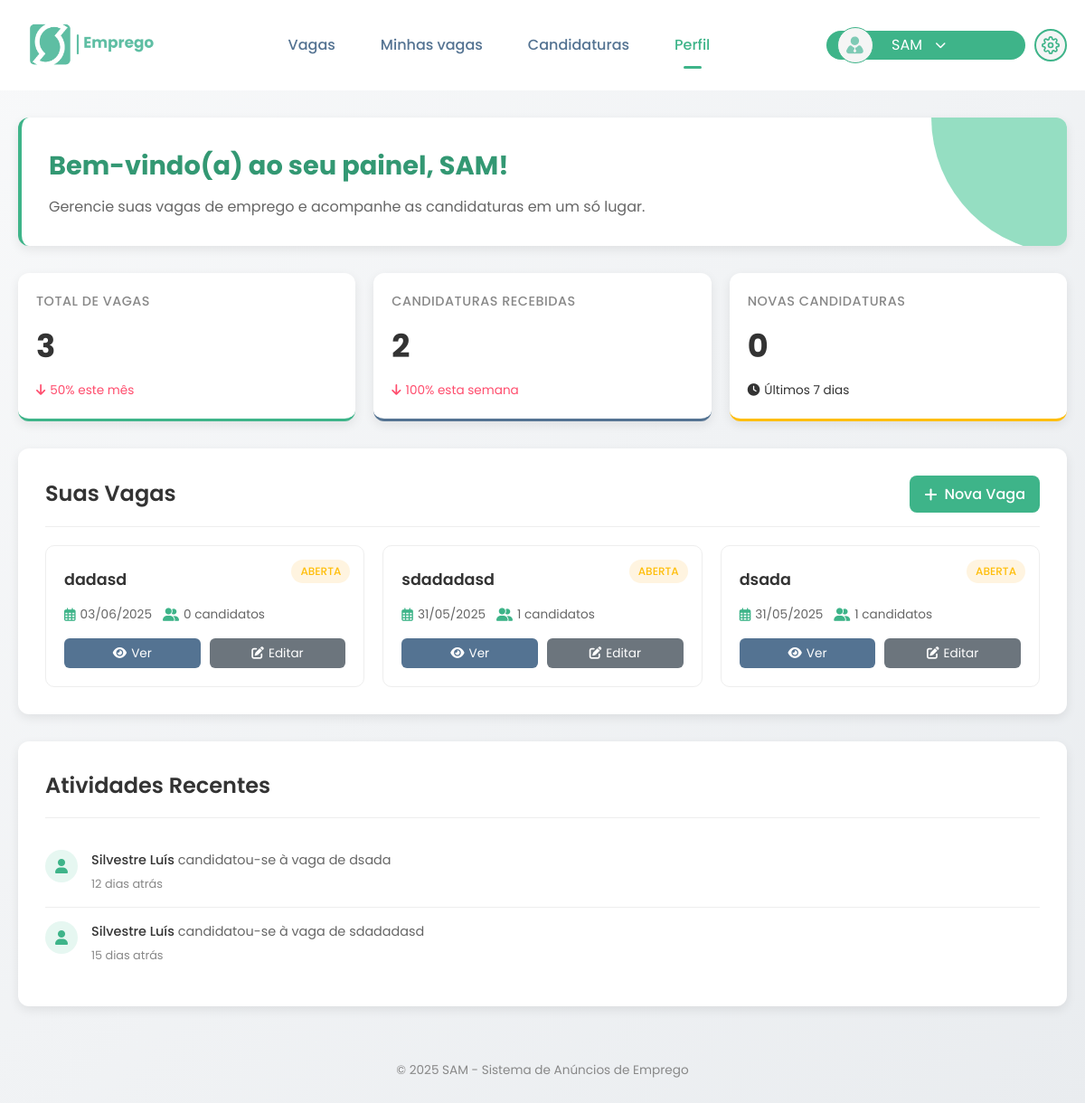
The page /Sam_emprego/painel_empresa.php (signed in) on the database its author committed.
### tables this page shows
CREATE TABLE `empresas_recrutamento` (
  `id` int(11) NOT NULL,
  `nome` varchar(255) NOT NULL,
  `logo` varchar(255) DEFAULT NULL,
  `email` varchar(255) NOT NULL,
  `senha` varchar(255) NOT NULL,
  `telefone` varchar(20) DEFAULT NULL,
  `endereco` varchar(255) DEFAULT NULL,
  `descricao` text DEFAULT NULL,
  `setor` varchar(100) DEFAULT NULL,
  `tamanho` varchar(50) DEFAULT NULL,
  `website` varchar(255) DEFAULT NULL,
  `data_registro` timestamp NOT NULL DEFAULT current_timestamp(),
  `status` enum('Ativo','Inativo','Pendente') DEFAULT 'Ativo'
);

CREATE TABLE `vagas` (
  `id` int(11) NOT NULL,
  `empresa_id` int(11) NOT NULL,
  `titulo` varchar(255) NOT NULL,
  `descricao` text NOT NULL,
  `requisitos` text DEFAULT NULL,
  `departamento` varchar(100) DEFAULT NULL,
  `localizacao` varchar(255) DEFAULT NULL,
  `tipo_contrato` varchar(50) NOT NULL,
  `salario_min` decimal(10,2) DEFAULT NULL,
  `salario_max` decimal(10,2) DEFAULT NULL,
  `data_publicacao` timestamp NOT NULL DEFAULT current_timestamp(),
  `data_expiracao` date DEFAULT NULL,
  `status` enum('Aberta','Fechada','Pausada','Rascunho','Em análise','Finalizada') DEFAULT 'Aberta',
  `categoria` varchar(100) DEFAULT NULL,
  `localizacao_tipo` varchar(50) DEFAULT NULL,
  `periodo_salario` varchar(20) DEFAULT NULL,
  `metodo_pagamento` varchar(50) DEFAULT NULL,
  `idioma` varchar(50) DEFAULT NULL,
  `fuso_horario` varchar(20) DEFAULT NULL,
  `dias_uteis` varchar(30) DEFAULT NULL,
  `horas_semanais_min` int(11) DEFAULT NULL,
  `horas_semanais_max` int(11) DEFAULT NULL,
  `horas_diarias_min` int(11) DEFAULT NULL,
  `horas_diarias_max` int(11) DEFAULT NULL,
  `hora_inicio` time DEFAULT NULL,
  `hora_fim` time DEFAULT NULL
);

CREATE TABLE `candidaturas` (
  `id` int(11) NOT NULL,
  `candidato_id` int(11) NOT NULL,
  `vaga_id` int(11) NOT NULL,
  `data_candidatura` timestamp NOT NULL DEFAULT current_timestamp(),
  `status` enum('Pendente','Visualizada','Em análise','Entrevista','Aprovado','Rejeitado') DEFAULT 'Pendente',
  `notas` text DEFAULT NULL,
  `entrevista_data` date DEFAULT NULL,
  `entrevista_hora` time DEFAULT NULL,
  `entrevista_tipo` varchar(20) DEFAULT NULL,
  `entrevista_local` text DEFAULT NULL
);

CREATE TABLE `candidatos` (
  `id` int(11) NOT NULL,
  `nome` varchar(255) NOT NULL,
  `email` varchar(255) NOT NULL,
  `senha` varchar(255) NOT NULL,
  `telefone` varchar(20) DEFAULT NULL,
  `data_nascimento` date DEFAULT NULL,
  `endereco` varchar(255) DEFAULT NULL,
  `formacao` text DEFAULT NULL,
  `experiencia` text DEFAULT NULL,
  `habilidades` text DEFAULT NULL,
  `curriculo_path` varchar(255) DEFAULT NULL,
  `data_registro` timestamp NOT NULL DEFAULT current_timestamp(),
  `status` enum('Ativo','Inativo','Pendente') DEFAULT 'Pendente',
  `perfil_completo` tinyint(1) DEFAULT 0
);

### Sam_emprego/painel_empresa.php (the view, shortened to what this page needs)
<?php
    require_once 'config/database.php';
    try {
        $stmt = $pdo->prepare("SELECT * FROM empresas_recrutamento WHERE id = ?");
        $stmt->execute([$_SESSION['empresa_id']]);
        $empresa = $stmt->fetch();
        $stmt = $pdo->prepare("SELECT * FROM vagas WHERE empresa_id = ? ORDER BY data_publicacao DESC");
        $stmt->execute([$_SESSION['empresa_id']]);
        $vagas = $stmt->fetchAll();
        $stmt = $pdo->prepare("
            SELECT COUNT(*) as total
            FROM candidaturas c
            JOIN vagas v ON c.vaga_id = v.id
            WHERE v.empresa_id = ?
        ");
        $stmt->execute([$_SESSION['empresa_id']]);
        $totalCandidaturas = $stmt->fetch()['total'] ?? 0;
        $stmt = $pdo->prepare("
            SELECT COUNT(*) as total
            FROM candidaturas c
            JOIN vagas v ON c.vaga_id = v.id
            WHERE v.empresa_id = ?
            AND c.data_candidatura >= DATE_SUB(NOW(), INTERVAL 7 DAY)
        ");
        $stmt->execute([$_SESSION['empresa_id']]);
        $novasCandidaturas = $stmt->fetch()['total'] ?? 0;
        $stmt = $pdo->prepare("
            SELECT
                COUNT(*) as total_atual,
                (SELECT COUNT(*) FROM vagas
                 WHERE empresa_id = ?
                 AND data_publicacao < DATE_FORMAT(NOW(), '%Y-%m-01')
                ) as total_anterior
            FROM vagas
            WHERE empresa_id = ?
            AND data_publicacao >= DATE_FORMAT(NOW(), '%Y-%m-01')
        ");
        $stmt->execute([$_SESSION['empresa_id'], $_SESSION['empresa_id']]);
        $crescimentoVagas = $stmt->fetch();
        $percentualCrescimentoVagas = $crescimentoVagas['total_anterior'] > 0
            ? round((($crescimentoVagas['total_atual'] - $crescimentoVagas['total_anterior']) / $crescimentoVagas['total_anterior']) * 100)
            : 0;
        $stmt = $pdo->prepare("
            SELECT
                COUNT(*) as total_atual,
                (SELECT COUNT(*)
                 FROM candidaturas c
                 JOIN vagas v ON c.vaga_id = v.id
                 WHERE v.empresa_id = ?
                 AND c.data_candidatura < DATE_SUB(NOW(), INTERVAL 7 DAY)
                ) as total_anterior
            FROM candidaturas c
            JOIN vagas v ON c.vaga_id = v.id
            WHERE v.empresa_id = ?
            AND c.data_candidatura >= DATE_SUB(NOW(), INTERVAL 7 DAY)
        ");
        $stmt->execute([$_SESSION['empresa_id'], $_SESSION['empresa_id']]);
        $crescimentoCandidaturas = $stmt->fetch();
        $percentualCrescimentoCandidaturas = $crescimentoCandidaturas['total_anterior'] > 0
            ? round((($crescimentoCandidaturas['total_atual'] - $crescimentoCandidaturas['total_anterior']) / $crescimentoCandidaturas['total_anterior']) * 100)
            : 0;
        $stmt = $pdo->prepare("
            SELECT
                c.*,
                v.titulo as vaga_titulo,
                cd.nome as candidato_nome,
                TIMESTAMPDIFF(HOUR, c.data_candidatura, NOW()) as horas_antes
            FROM candidaturas c
            JOIN vagas v ON c.vaga_id = v.id
            JOIN candidatos cd ON c.candidato_id = cd.id
            WHERE v.empresa_id = ?
            ORDER BY c.data_candidatura DESC
            LIMIT 3
        ");
        $stmt->execute([$_SESSION['empresa_id']]);
        $atividadesRecentes = $stmt->fetchAll();
        $stmt = $pdo->prepare("
            SELECT v.id, COUNT(c.id) as total_candidatos
            FROM vagas v
            LEFT JOIN candidaturas c ON v.id = c.vaga_id
            WHERE v.empresa_id = ?
            GROUP BY v.id
        ");
        $stmt->execute([$_SESSION['empresa_id']]);
        $candidatosPorVaga = [];
        while ($row = $stmt->fetch()) {
            $candidatosPorVaga[$row['id']] = $row['total_candidatos'];
        }
    } catch (PDOException $e) {
        $erro = "Erro ao carregar dados: " . $e->getMessage();
    }
?>
<!DOCTYPE html>
<html lang="pt-BR">
<head>
    <link rel="stylesheet" href="../all.css/emprego.css/emp_search.css">
    <link rel="stylesheet" href="../all.css/emprego.css/emp_header.css">
    <link rel="stylesheet" href="https://cdnjs.cloudflare.com/ajax/libs/font-awesome/6.0.0/css/all.min.css">
</head>
<body>
    <header class="header">
        <div class="header-content">
            <div class="logo">
                <img src="../fotos/sam30-13.png" alt="SAM Emprego Logo">
            </div>
            <div class="nav-container">
                <nav class="nav-menu">
                    <a href="job_search_page_emp.php">Vagas</a>
                    <a href="emp_vagas.php">Minhas vagas</a>
                    <a href="empresas_candidaturas.php">Candidaturas</a>
                    <a href="painel_empresa.php" class="active">Perfil</a>
                </nav>
            </div>
            <div class="user-section">
                <div class="user-dropdown" id="userDropdownToggle">
                    <div class="user-avatar">
                        <img src="../icones/icons-sam-19.svg" alt="" width="40">
                    </div>
                        <span><?php echo htmlspecialchars($empresa['nome'] ?? $_SESSION['empresa_nome']); ?></span>
                    <i class="fas fa-chevron-down dropdown-arrow"></i>
                </div>
                <div class="settings-icon">
                </div>
            </div>
        </div>
    </header>
    <div class="container">
        <div class="welcome-section">
            <h1>Bem-vindo(a) ao seu painel, <?php echo htmlspecialchars($empresa['nome'] ?? $_SESSION['empresa_nome']); ?>!</h1>
            <p>Gerencie suas vagas de emprego e acompanhe as candidaturas em um só lugar.</p>
        </div>
        <div class="stats-container">
            <div class="stat-card">
                <h3>Total de Vagas</h3>
                <p class="stat-number"><?php echo count($vagas); ?></p>
                <span class="stat-trend <?php echo $percentualCrescimentoVagas >= 0 ? 'up' : 'down'; ?>">
                    <i class="fas fa-arrow-<?php echo $percentualCrescimentoVagas >= 0 ? 'up' : 'down'; ?>"></i>
                    <?php echo abs($percentualCrescimentoVagas); ?>% este mês
                </span>
            </div>
            <div class="stat-card">
                <h3>Candidaturas Recebidas</h3>
                <p class="stat-number"><?php echo $totalCandidaturas ?? 0; ?></p>
                <span class="stat-trend <?php echo $percentualCrescimentoCandidaturas >= 0 ? 'up' : 'down'; ?>">
                    <i class="fas fa-arrow-<?php echo $percentualCrescimentoCandidaturas >= 0 ? 'up' : 'down'; ?>"></i>
                    <?php echo abs($percentualCrescimentoCandidaturas); ?>% esta semana
                </span>
            </div>
            <div class="stat-card">
                <h3>Novas Candidaturas</h3>
                <p class="stat-number"><?php echo $novasCandidaturas ?? 0; ?></p>
                <span class="stat-trend">
                    <i class="fas fa-clock"></i> Últimos 7 dias
                </span>
            </div>
        </div>
        <div class="jobs-section">
            <div class="section-header">
                <h2>Suas Vagas</h2>
                <a href="registro_vagas.php" class="action-btn">
                    <i class="fas fa-plus"></i> Nova Vaga
                </a>
            </div>
            <?php if (isset($vagas) && count($vagas) > 0): ?>
                <div class="jobs-list">
                    <?php foreach($vagas as $vaga): ?>
                        <div class="vaga-item">
                            <span class="vaga-status status-<?php echo strtolower($vaga['status']) === 'ativa' ? 'ativa' : (strtolower($vaga['status']) === 'encerrada' ? 'encerrada' : 'pausada'); ?>">
                                <?php echo htmlspecialchars($vaga['status']); ?>
                            </span>
                            <h3><?php echo htmlspecialchars($vaga['titulo']); ?></h3>
                            <div class="vaga-meta">
                                <div class="vaga-meta-item">
                                    <i class="far fa-calendar-alt"></i>
                                    <?php echo date('d/m/Y', strtotime($vaga['data_publicacao'])); ?>
                                </div>
                                <div class="vaga-meta-item">
                                    <i class="fas fa-user-friends"></i>
                                    <?php echo $candidatosPorVaga[$vaga['id']] ?? 0; ?> candidatos
                                </div>
                            </div>
                            <div class="vaga-actions">
                                <a href="job_view_page.php?id=<?php echo $vaga['id']; ?>" class="btn-small btn-view">
                                    <i class="fas fa-eye"></i> Ver
                                </a>
                                <a href="editar_vaga.php?id=<?php echo $vaga['id']; ?>" class="btn-small btn-edit">
                                    <i class="fas fa-edit"></i> Editar
                                </a>
                            </div>
                        </div>
                    <?php endforeach; ?>
                </div>
            <?php endif; ?>
        </div>
        <div class="recent-activity">
            <div class="section-header">
                <h2>Atividades Recentes</h2>
            </div>
            <ul class="activity-list">
                <?php if (isset($atividadesRecentes) && !empty($atividadesRecentes)): ?>
                    <?php foreach($atividadesRecentes as $atividade): ?>
                        <li class="activity-item">
                            <div class="activity-icon icon-candidate">
                                <i class="fas fa-user"></i>
                            </div>
                            <div class="activity-content">
                                <p><span class="highlight"><?php echo htmlspecialchars($atividade['candidato_nome']); ?></span> candidatou-se à vaga de <?php echo htmlspecialchars($atividade['vaga_titulo']); ?></p>
                                <div class="activity-time">
                                    <?php
                                    if ($atividade['horas_antes'] < 24) {
                                        echo $atividade['horas_antes'] . ' horas atrás';
                                    } else {
                                        echo floor($atividade['horas_antes'] / 24) . ' dias atrás';
                                    }
                                    ?>
                                </div>
                            </div>
                        </li>
                    <?php endforeach; ?>
                <?php endif; ?>
            </ul>
        </div>
        <div class="footer">
            <p>&copy; <?php echo date('Y'); ?> SAM - Sistema de Anúncios de Emprego</p>
        </div>
    </div>
</body>
</html>

### all.css/emprego.css/emp_search.css (style rules this page uses)
* { margin: 0; padding: 0; box-sizing: border-box; font-family: 'Poppins', sans-serif; }
.dropdown-arrow { font-size: 12px; margin-left: 5px; }
body { font-family: 'Poppins', sans-serif; background: linear-gradient(135deg, #f8f9fa 0%, #e9ecef 100%); margin: 0; padding: 0; color: #333; line-height: 1.6; }
.logo { display: flex; align-items: center; }
.logo img { height: 80px; margin-right: 10px; }
.user-section { display: flex; align-items: center; }
.user-dropdown { display: flex; width: 220px; height: 32px; align-items: center; background-color: #3EB489; color: white; padding: 8px 15px; border-radius: 25px; margin-right: 10px; cursor: pointer; }
.user-avatar { display: flex; align-items: center; justify-content: center; width: 40px; height: 40px; border-radius: 50%; background-color: #f5f5f5; margin-right: 10px; gap: 10px; color: #000; border: #3EB489 solid 1px; }
.settings-icon { width: 36px; height: 36px; border-radius: 50%; background-color: #f5f5f5; border: 2px solid #3EB489; color: #3EB489; display: flex; align-items: center; justify-content: center; cursor: pointer; font-size: 18px; }

### all.css/emprego.css/emp_header.css (style rules this page uses)
.user-dropdown { position: relative; display: flex; align-items: center; gap: 10px; cursor: pointer; padding: 8px 12px; border-radius: 50px; transition: var(--transition); }

### rows shown on the page
empresas_recrutamento: nome "SAM"
vagas: status "ABERTA", titulo "dadasd", data_publicacao "03/06/2025", id "0"
vagas: status "ABERTA", titulo "sdadadasd", data_publicacao "31/05/2025", id "1"
vagas: status "ABERTA", titulo "dsada", data_publicacao "31/05/2025", id "1"
candidaturas: candidato.nome "Silvestre Luís", vaga.titulo "dsada", horas_antes "12"
candidaturas: candidato.nome "Silvestre Luís", vaga.titulo "sdadadasd", horas_antes "15"

### other values the page prints
count($vagas) "3"
abs($percentualCrescimentoVagas) "50"
$totalCandidaturas "2"
abs($percentualCrescimentoCandidaturas) "100"
$novasCandidaturas "0"
